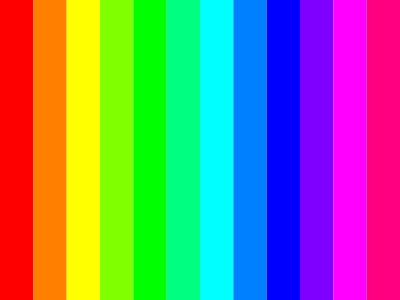
Frame 1 (no input)
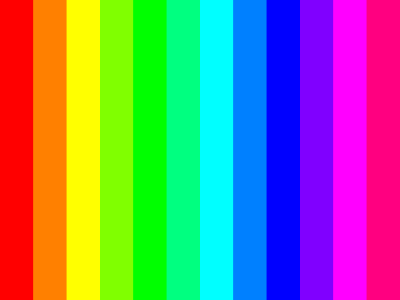
Frame 60 (no input)
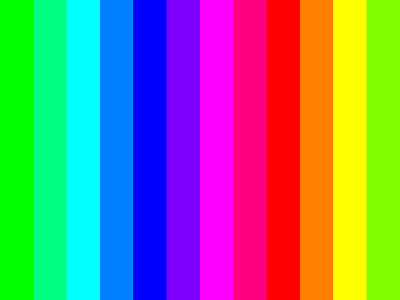
Frame 120 (the mouse pressed at the canvas centre since frame 60)

The p5.js sketch that drew these frames (run headless with seeded random() and noise() and a simulated clock; from frame 60 on, the mouse is pressed at the canvas centre):

// p5.js sketch
// ── sketch.js
// Resize the window and make sure you can see all 18 swatches of color.

// Which colors stick out?
// Which colors have more weight?
// How many groups of colors do you see? 1, 2, 4, 6, 18?
// Are the groups even in size?
// Can you identify the brightest swatch of each group?

// Click the mouse to activate the animation.
// Clap your hands whenever you see the brightest swatch of each group come into view on the right edge of the canvas.
// Do you feel the syncopation?

let off = 0;
let move = false;

function setup() {
  // createCanvas(windowWidth, windowHeight);
  createCanvas(400, 300);
  colorMode(HSB, 360, 100, 100);
  noStroke();
}

function draw() {
  // Grow the offset
  if (move) off += 2;

  // Draw 12 swatches of color
  for (let i = 0; i < 12; i++) {
    // Calculate hue based on angle between colors
    // 360/12 is the angle between colors
    let h = off + (i * 360) / 12;
    // Wrap around the circle
    h %= 360;
    // Calculate x-position of swatch
    let x = (i * width) / 12;
    // Draw rect
    fill(h, 100, 100);
    rect(x, 0, width / 12, height);
  }
}

function mousePressed() {
  move = !move;
}

// https://editor.p5js.org/icm4.0/sketches/V413sE0Rn
